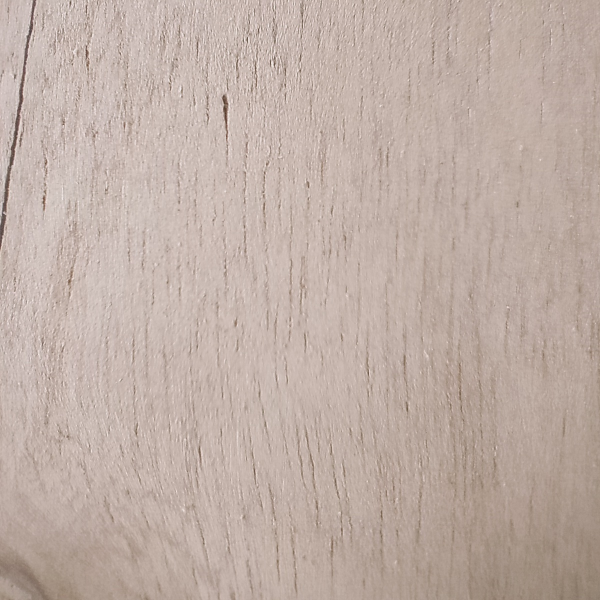
#> input picture serat_kayu/nantu/nantu_test_003.jpg, 1200 x 1200 px, found by its file name (shown at 1/2 size); its folder holds only this picture in this run
$ jupyter execute --allow-errors percobaan3.ipynb   (older library calls are emulated)
#> lines starting #> are read from the running program, lines starting #| are printed output that depends on the picture
# PROJECT PENGOLAHAN CITRA DIGITAL
---
# Klasifikasi Jenis Serat Kayu Nantu, Palapi, dan Uru Menggunakan GLCM
---
## Disusun Oleh :

  - **KAMILIA ROSADA:** (F1D02310063)
  - **SYA'BANUL MUKARAM:** (F1D02310092)
  - **WADIS FREANDLY:** (F1D02310094)
  - **LALU MUHAMMAD RIZALDI KURNIAWAN:** (F1D02310120)

# Latar Belakang

Proses identifikasi jenis kayu sering kali dilakukan secara manual berdasarkan pengamatan visual terhadap pola serat, warna, dan tekstur permukaan. Namun, metode ini bersifat subjektif dan rentan terhadap kesalahan, terutama ketika jenis kayu memiliki pola serat yang mirip, seperti pada kayu Nantu, Palapi, dan Uru. Ketiga jenis kayu ini banyak digunakan dalam industri lokal, namun sulit dibedakan tanpa keahlian khusus, sehingga dapat menghambat efisiensi produksi atau menyebabkan salah penggunaan material.

Untuk mengatasi hal tersebut, dibutuhkan sistem klasifikasi otomatis berbasis pengolahan citra digital yang mampu mengenali jenis serat kayu secara akurat dan konsisten. Salah satu metode yang efektif untuk mengidentifikasi ciri tekstur pada citra serat kayu adalah Gray Level Co-occurrence Matrix (GLCM). GLCM mampu menggambarkan pola keterhubungan antar piksel pada citra grayscale sehingga menghasilkan fitur tekstur seperti contrast, correlation, homogeneity, dan energy.

Dalam proyek ini, kami menggunakan dataset gambar serat kayu Nantu, Palapi, dan Uru yang diperoleh dari Kaggle untuk membangun sistem klasifikasi berbasis GLCM. Citra-citra tersebut diproses melalui tahapan grayscale, ekstraksi fitur tekstur menggunakan GLCM, dan klasifikasi menggunakan algoritma machine learning seperti K-Nearest Neighbors (KNN), Support Vector Machine (SVM), dan Random Forest. Dengan sistem ini, diharapkan proses identifikasi jenis kayu dapat dilakukan secara lebih cepat, akurat, dan mendukung pengambilan keputusan dalam pengelolaan bahan kayu secara efisien.

# Import Library

Dalam proyek klasifikasi jenis serat kayu Nantu, Palapi, dan Uru menggunakan GLCM, library os dan cv2 digunakan untuk membaca dan mengolah gambar grayscale dari folder masing-masing jenis kayu, sedangkan numpy dan pandas membantu dalam mengubah gambar menjadi array numerik dan menyusun dataset fitur. Ekstraksi fitur tekstur dilakukan menggunakan `graycomatrix` dan `graycoprops` dari `skimage.feature` untuk memperoleh nilai-nilai seperti contrast, homogeneity, energy, dan correlation, serta entropy dari scipy.stats untuk mengukur keacakan citra. Dataset hasil ekstraksi kemudian dibagi menjadi data latih dan uji menggunakan train_test_split, lalu diklasifikasikan dengan algoritma seperti Random Forest, SVM, dan KNN. Evaluasi performa model dilakukan menggunakan metrik seperti akurasi, precision, recall, F1-score, dan confusion matrix melalui sklearn.metrics, sedangkan hasil klasifikasi divisualisasikan dengan bantuan matplotlib.pyplot, ConfusionMatrixDisplay, dan seaborn agar lebih mudah dianalisis secara visual.

[cell 1]
import os
import cv2 as cv
import matplotlib.pyplot as plt
import numpy as np
import pandas as pd
from sklearn.model_selection import train_test_split, cross_val_predict
from sklearn.metrics import accuracy_score, classification_report
from skimage.feature import graycomatrix, graycoprops
from scipy.stats import entropy
from sklearn.ensemble import RandomForestClassifier
from sklearn.svm import SVC
from sklearn.neighbors import KNeighborsClassifier
from sklearn.metrics import accuracy_score, precision_score, recall_score, f1_score, confusion_matrix, classification_report
from sklearn.metrics import (confusion_matrix, ConfusionMatrixDisplay)
import seaborn as sns

# Load gambar

Kode tersebut digunakan untuk membaca dataset citra serat kayu dari direktori bernama serat_kayu, yang di dalamnya terdapat subfolder berdasarkan nama kelas (misalnya Nantu, Palapi, Uru). Program akan menjelajahi setiap subfolder, kemudian membaca setiap gambar di dalamnya. Gambar yang dibaca kemudian diubah menjadi format grayscale menggunakan OpenCV (cv.cvtColor) agar hanya menyimpan informasi intensitas piksel, yang dibutuhkan untuk ekstraksi fitur tekstur. Setiap gambar juga dikonversi ke tipe data uint8 agar sesuai dengan format input yang dibutuhkan metode GLCM.

Setelah citra diproses, gambar tersebut disimpan ke dalam list data, label kelasnya (berdasarkan nama folder) disimpan ke list labels, dan nama file asli citra disimpan ke list file_name untuk referensi jika diperlukan. Setelah semua gambar dibaca, list data dan labels diubah menjadi array NumPy agar bisa lebih mudah digunakan dalam proses pelatihan model machine learning, karena banyak fungsi dari scikit-learn dan NumPy memerlukan data dalam bentuk array. Dengan demikian, kode ini menjadi tahap awal penting dalam proses klasifikasi citra serat kayu karena mempersiapkan data mentah menjadi siap pakai untuk ekstraksi fitur dan klasifikasi.

[cell 2]
data = []
labels = []
file_name = []
for sub_folder in os.listdir("serat_kayu\\"):
    sub_folder_files = os.listdir(os.path.join("serat_kayu\\", sub_folder))
    for i, filename in enumerate(sub_folder_files):
        img_path = os.path.join("serat_kayu\\", sub_folder, filename)
        img = cv.imread(img_path)
#> img is the input picture: shape (1200, 1200, 3); mean B, G, R 166.1, 174.6, 191.6
        img = img.astype(np.uint8)
        img = cv.cvtColor(img, cv.COLOR_BGR2GRAY)
#> img: shape (1200, 1200)

        data.append(img)
        labels.append(sub_folder)
        name = os.path.splitext(filename)[0]
        file_name.append(filename)

data = np.array(data)
labels = np.array(labels)

# Fungsi Preprocessing

Pada tahapan preprocessing ini, digunakan beberapa metode untuk mempersiapkan citra sebelum analisis lebih lanjut. Proses dimulai dengan resize untuk menyesuaikan ukuran gambar ke dimensi tertentu, dilanjutkan dengan konversi ke grayscale agar lebih sederhana dalam pemrosesan. Setelah itu, dilakukan histogram equalization guna meningkatkan kontras citra. Untuk menyoroti detail batas objek, dilakukan edge detection, dan untuk manipulasi bentuk objek dalam citra digunakan operasi dilasi dan erosi. Terakhir, diterapkan median filter sebagai langkah reduksi noise untuk menghilangkan gangguan piksel acak. Seluruh rangkaian ini membentuk tahapan awal yang penting dalam pemrosesan citra digital.

[cell 3]
def resize(image, target_size):
    target_h, target_w = target_size
    src_h, src_w = image.shape
    resized = np.zeros((target_h, target_w), dtype=np.uint8)

    for i in range(target_h):
        for j in range(target_w):
            src_x = int(i * src_h / target_h)
            src_y = int(j * src_w / target_w)
            resized[i, j] = image[src_x, src_y]

    return resized

Fungsi resize digunakan untuk mengubah ukuran citra ke dimensi yang diinginkan `target_size`. Fungsi ini bekerja dengan cara menghitung posisi piksel sumber `src_x`dan `src_y` berdasarkan skala dari ukuran asli `src_h` dan `src_w` ke ukuran target `target_h` dan `target_w`. Nilai piksel dari posisi tersebut kemudian disalin ke posisi baru dalam citra hasil `resized`. Metode ini dikenal sebagai `nearest neighbor interpolation`, karena mengambil nilai piksel terdekat tanpa melakukan perataan atau interpolasi lanjutan. Hasilnya adalah citra baru dengan ukuran yang sudah diubah sesuai target.

[cell 4]
def konversi_grayscale(image):
    if len(image.shape) == 3:
        r, g, b = image[:, :, 0], image[:, :, 1], image[:, :, 2]
        gray = 0.299 * r + 0.587 * g + 0.114 * b
        return gray.astype(np.uint8)
    else:
        return image

Fungsi `konversi_grayscale` digunakan untuk mengubah citra berwarna menjadi citra grayscale. Fungsi ini memeriksa apakah bentuk citra memiliki tiga dimensi `image.shape' == 3`, yang berarti citra tersebut berformat RGB. Jika ya, maka masing-masing saluran warna — merah `r`, hijau `g`, dan biru `b` — diambil dari citra dan dikombinasikan menggunakan rumus 0.299 * r + 0.587 * g + 0.114 * b. Rumus ini mencerminkan persepsi mata manusia terhadap intensitas cahaya dari tiap warna. Hasilnya adalah citra grayscale yang kemudian dikonversi ke tipe data uint8. Jika citra sudah grayscale, maka fungsi langsung mengembalikan citra tersebut tanpa diubah.

[cell 5]
def equalization(image):
    histogram = np.zeros(256, dtype=int)
    h, w = image.shape

    for i in range(h):
        for j in range(w):
            histogram[image[i, j]] += 1

    cdf = np.cumsum(histogram)
    cdf_min = np.min(cdf[np.nonzero(cdf)])
    total_pixels = h * w
    equalized = np.round((cdf[image] - cdf_min) / (total_pixels - cdf_min) * 255)
    equalized = np.clip(equalized, 0, 255).astype(np.uint8)

    return equalized

Fungsi `equalization` digunakan untuk melakukan histogram equalization pada citra grayscale. Pertama, fungsi membuat array histogram berukuran 256 untuk menghitung frekuensi kemunculan tiap nilai intensitas piksel. Ukuran citra disimpan dalam h dan w. Kemudian, fungsi menghitung cdf (cumulative distribution function) dari histogram, dan mengambil nilai minimum pertama yang tidak nol atau cdf_min. Nilai cdf ini digunakan untuk menghitung nilai intensitas baru bagi setiap piksel berdasarkan rumus normalisasi yaitu (cdf[image] - cdf_min) / (total_pixels - cdf_min) * 255. Hasilnya dipotong agar tetap dalam rentang 0–255 dengan `np.clip` dan dikonversi ke tipe uint8. Citra hasilnya memiliki distribusi intensitas yang lebih merata sehingga kontrasnya meningkat.

[cell 6]
# [20 lines left out: function edge_detection, not called in this run]

Fungsi `edge_detection` digunakan untuk mendeteksi tepi pada citra grayscale menggunakan dua kernel, yaitu kernel_x dan kernel_y, yang masing-masing menangkap perubahan intensitas secara horizontal dan vertikal. Citra diproses dengan padding menggunakan `np.pad` agar konvolusi bisa dilakukan di seluruh area gambar. Untuk setiap piksel, diambil region berukuran 3x3, lalu dihitung nilai gradien gx dan gy dengan menjumlahkan hasil perkalian region dan masing-masing kernel. Nilai akhir pada piksel dihitung dengan rumus `np.sqrt(gx**2 + gy**2)`, lalu diklip ke rentang 0–255 menggunakan `np.clip` dan dikonversi ke uint8. Hasil akhirnya adalah citra yang menyoroti area dengan perubahan intensitas tinggi, yaitu bagian tepi objek.

[cell 7]
def dilasi(image):
    kernel = np.ones((3, 3), dtype=np.uint8)
    h, w = image.shape
    output = np.zeros_like(image)
    padded = np.pad(image, ((1, 1), (1, 1)), mode='constant')

    for i in range(h):
        for j in range(w):
            region = padded[i:i+3, j:j+3]
            output[i, j] = np.max(region * kernel)

    return output

Fungsi `dilasi` melakukan operasi dilasi pada citra biner atau grayscale dengan menggunakan kernel 3x3 yang berisi nilai satu. Citra terlebih dahulu diberi padding agar proses dilasi bisa diterapkan pada seluruh piksel, termasuk tepi. Untuk setiap piksel, diambil region `3x3` di sekitar piksel tersebut, lalu nilai maksimum dari region tersebut dihitung dan disimpan ke posisi yang sesuai pada citra output. Operasi ini memperbesar area objek terang dengan menambahkan piksel di sekitar batas objek, sehingga tepi objek menjadi lebih tebal atau melebar.

[cell 8]
def erosi(image):
    kernel = np.ones((3, 3), dtype=np.uint8)
    h, w = image.shape
    output = np.zeros_like(image)
    padded = np.pad(image, ((1, 1), (1, 1)), mode='constant')

    for i in range(h):
        for j in range(w):
            region = padded[i:i+3, j:j+3]
            output[i, j] = np.min(region * kernel)

    return output

Fungsi `erosi` melakukan operasi erosi pada citra biner atau grayscale menggunakan kernel 3x3 yang berisi nilai satu. Citra diberi padding terlebih dahulu agar operasi dapat mencakup seluruh piksel, termasuk bagian tepi. Untuk setiap piksel, diambil region berukuran 3x3, lalu dihitung nilai minimum dari hasil perkalian region dan kernel. Nilai minimum tersebut disimpan sebagai nilai piksel pada citra output. Operasi ini mengecilkan area objek terang dengan menghapus piksel di sekitar batasnya, sehingga objek tampak lebih tipis atau menyusut.

[cell 9]
def reduce_noise(image, kernel_size=3):
    pad = kernel_size // 2
    padded = np.pad(image, pad, mode='edge')
    h, w = image.shape
    output = np.zeros_like(image)
    for i in range(h):
        for j in range(w):
            region = padded[i:i+kernel_size, j:j+kernel_size].flatten()
            sorted_region = np.sort(region)
            median = sorted_region[len(sorted_region) // 2]
            output[i, j] = median
    return output.astype(np.uint8)

Fungsi `reduce_noise` digunakan untuk mengurangi noise pada citra grayscale menggunakan metode median filter dengan ukuran kernel yang dapat ditentukan, default-nya adalah 3. Citra diberi padding dengan metode edge agar ukuran tetap sama setelah proses filter. Untuk setiap piksel, diambil region seukuran kernel di sekitarnya, lalu nilai-nilai dalam region diurutkan menggunakan `np.sort`. Nilai median dari region tersebut diambil dan disimpan sebagai nilai piksel pada citra output. Pendekatan ini efektif dalam menghilangkan noise impuls seperti salt-and-pepper tanpa mengaburkan tepi objek secara signifikan.

# Preprocessing

[cell 10]
dataPreprocessed = []

for i in range(len(data)):
    img = data[i] # ambil data gambar

    # 1. Resize
    img = resize(img, (256,256))

    # 2. Konversi ke grayscale
    img = konversi_grayscale(img)

    # 3. Histogram Equalization untuk meningkatkan kontras
    img = equalization(img)

    # 4. Noise reduction
    img = reduce_noise(img)

    # 5. Erosi
    img = erosi(img)

    # 6. Dilasi
    img = dilasi(img)

    # Simpan hasil akhir preprocessing
    dataPreprocessed.append(img)
#> this loop made 2 passes
#> (target_h in resize, target_w in resize, src_h in resize, src_w in resize, cdf_min in equalization, total_pixels in equalization) on passes 1 to 2: (256, 256, 1200, 1200, 1, 65536), (256, 256, 1200, 1200, 1, 65536)
#> pass 1, `img = resize(img, (256,256))`:
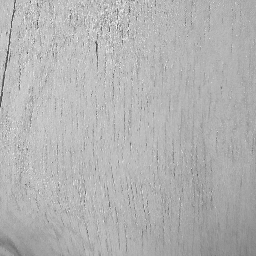
#> img: shape (256, 256); min 65, max 242, mean 178.8
#> pass 1, in equalization, `equalized = np.round((cdf[image] - cdf_min) / (total_pixels - cdf_min)..`:
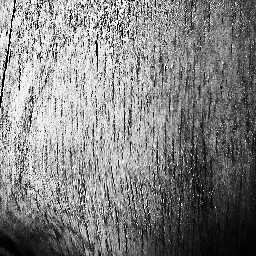
#> equalized: shape (256, 256) float64; min 0, max 255, mean 130
#> pass 1, in reduce_noise, `padded = np.pad(image, pad, mode='edge')`:
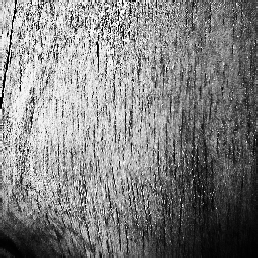
#> padded: shape (258, 258); min 0, max 255, mean 129.4
#> after the loop, dataPreprocessed = 2 items

kode tersebut melakukan rangkaian preprocessing pada kumpulan data citra yang disimpan dalam data. Setiap citra diproses melalui beberapa tahap, dimulai dari resize ke ukuran (256, 256), lalu dikonversi ke citra grayscale menggunakan konversi_grayscale. Setelah itu, kontras citra ditingkatkan melalui equalization, kemudian noise dikurangi dengan reduce_noise. Selanjutnya, dilakukan operasi morfologi erosi untuk menipiskan objek, diikuti oleh dilasi untuk menebalkan kembali objek. Hasil akhir dari setiap citra yang telah diproses disimpan dalam list dataPreprocessed. Proses ini memastikan bahwa semua citra memiliki ukuran dan kualitas yang seragam sebelum digunakan dalam tahap selanjutnya, seperti pelatihan model atau analisis citra.

---------------------------------------------------------------------------------------------------------------------------------------------------------------------------------------------------
Kode dibawah berfungsi untuk menampilkan visualisasi 5 gambar pertama dari setiap kelas atau label yang ada di dataset yang sudah melalui preprocessing. Pertama, kode mengambil daftar label unik dari variabel labels, yang merepresentasikan jenis-jenis serat kayu yaitu Nantu, Palapi, Uru. Kemudian, dibuat figure atau area gambar dengan ukuran yang disesuaikan agar semua gambar dapat terlihat dengan jelas.

Setiap baris pada tampilan ini mewakili satu label, dan setiap baris akan menampilkan 5 gambar pertama yang termasuk ke dalam label tersebut. Kode menggunakan plt.subplot untuk mengatur posisi gambar secara grid (baris dan kolom), sehingga gambar-gambar tersebut tertata rapi. Fungsi imshow digunakan untuk menampilkan gambar yang sudah diproses sebelumnya yaitu `dataPreprocessed`, dengan warna grayscale `cmap='gray'`.

Setiap gambar juga diberi judul yang menunjukkan label (jenis kayu) dan nama file gambar (file_name[idx]) agar kamu mudah mengenali gambar tersebut. Setelah semua gambar siap, fungsi `plt.tight_layout()` memastikan tata letak gambar tidak saling tumpang tindih, dan `plt.show()` menampilkan semua gambar tersebut secara keseluruhan di jendela visualisasi. Jadi kamu bisa melihat bagaimana bentuk dan tekstur serat kayu dari masing-masing kelas sebelum proses selanjutnya.

Ctra hasil dari preprocessing tersebut menunjukkan ketiga jenis kayu, yaitu Nantu, Palapi, dan Uru, memiliki karakteristik tekstur yang berbeda meskipun secara visual tampak mirip. Kayu Nantu umumnya memiliki pola serat yang kasar dan padat, dengan garis-garis tebal yang tidak terlalu teratur serta permukaan yang tampak berbintik atau granuler. Berbeda dengan itu, kayu Palapi menunjukkan pola serat yang lebih halus dan teratur, ditandai dengan garis-garis lurus panjang yang sejajar dan seragam, sehingga memberi kesan lebih rapi. Sementara itu, kayu Uru memiliki tekstur yang lebih lembut dengan pola yang cenderung acak, menyerupai kabut atau noise halus yang tersebar merata, tanpa arah serat yang dominan.

[cell 11]
# Visualisasi 5 citra pertama dari setiap label
unique_labels = np.unique(labels)
plt.figure(figsize=(15, 3 * len(unique_labels)))
for i, label in enumerate(unique_labels):
    idxs = np.where(labels == label)[0][:5]  # ambil 5 index pertama dari label tsb
    for j, idx in enumerate(idxs):
        plt.subplot(len(unique_labels), 5, i * 5 + j + 1)
        plt.imshow(dataPreprocessed[idx], cmap='gray')
        plt.title(f"{label}\n{file_name[idx]}", fontsize=8)

plt.tight_layout()
plt.show()
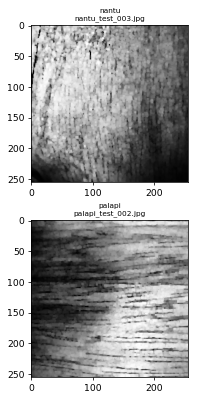
#> figure drawn by matplotlib, 2 panels
#> (the rest of the program and of its run is left out)
